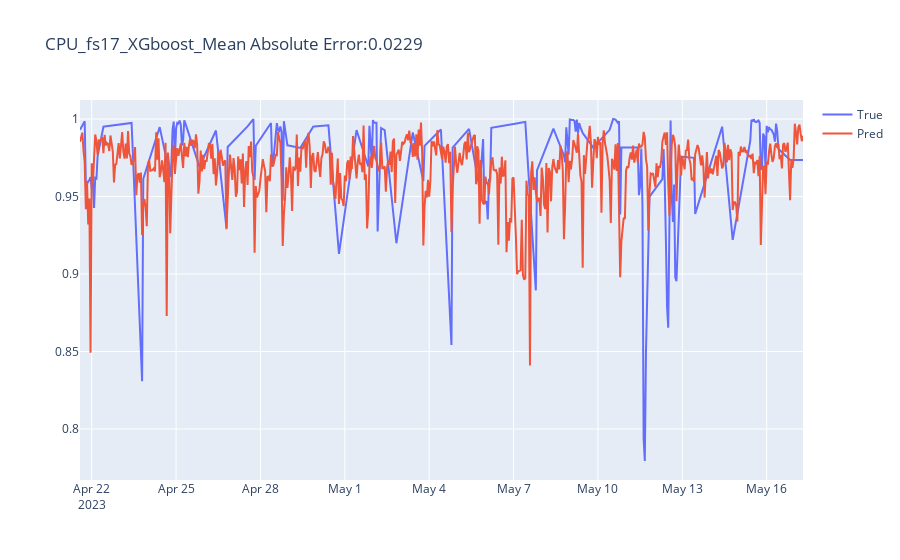

Source (notebook cell):
### Code cell
#name+ohe + week/work
TITLE = f'{NAME}_{server}_XGboost_Mean Absolute Error:{round(mae, 4)}'
#x = np.arange(0, 600)
fig = go.Figure()
fig.add_trace(go.Scatter(x = x, y = y_test, name = 'True'))
fig.add_trace(go.Scatter(x = x, y = pred_3, name = 'Pred'))
fig.update_layout(title = TITLE)
fig.show()
#import plotly.graph_objects as go

fig.write_html(f"sample/{NAME}/{TITLE}_{current_time}.html") # save as test.html
#help(go.Figure.write_html)

### Figure 1 — Plotly figure (JSON) as saved in the notebook; plotly's stock layout.template omitted (floating-point values rounded to 4 significant figures; data arrays with more than 128 entries replaced by an {"elided": "..."} marker saying what was removed)
{"data": [{"name": "True", "type": "scatter", "x": {"elided": "618 str values"}, "y": {"elided": "618 float values"}}, {"name": "Pred", "type": "scatter", "x": {"elided": "618 str values"}, "y": {"elided": "618 float values"}}], "layout": {"autosize": true, "title": {"text": "CPU_fs17_XGboost_Mean Absolute Error:0.0229"}, "xaxis": {"autorange": true, "range": ["2023-04-21 14:00", "2023-05-17 07:00"], "type": "date"}, "yaxis": {"autorange": true, "range": [0.7671, 1.012], "type": "linear"}}}
